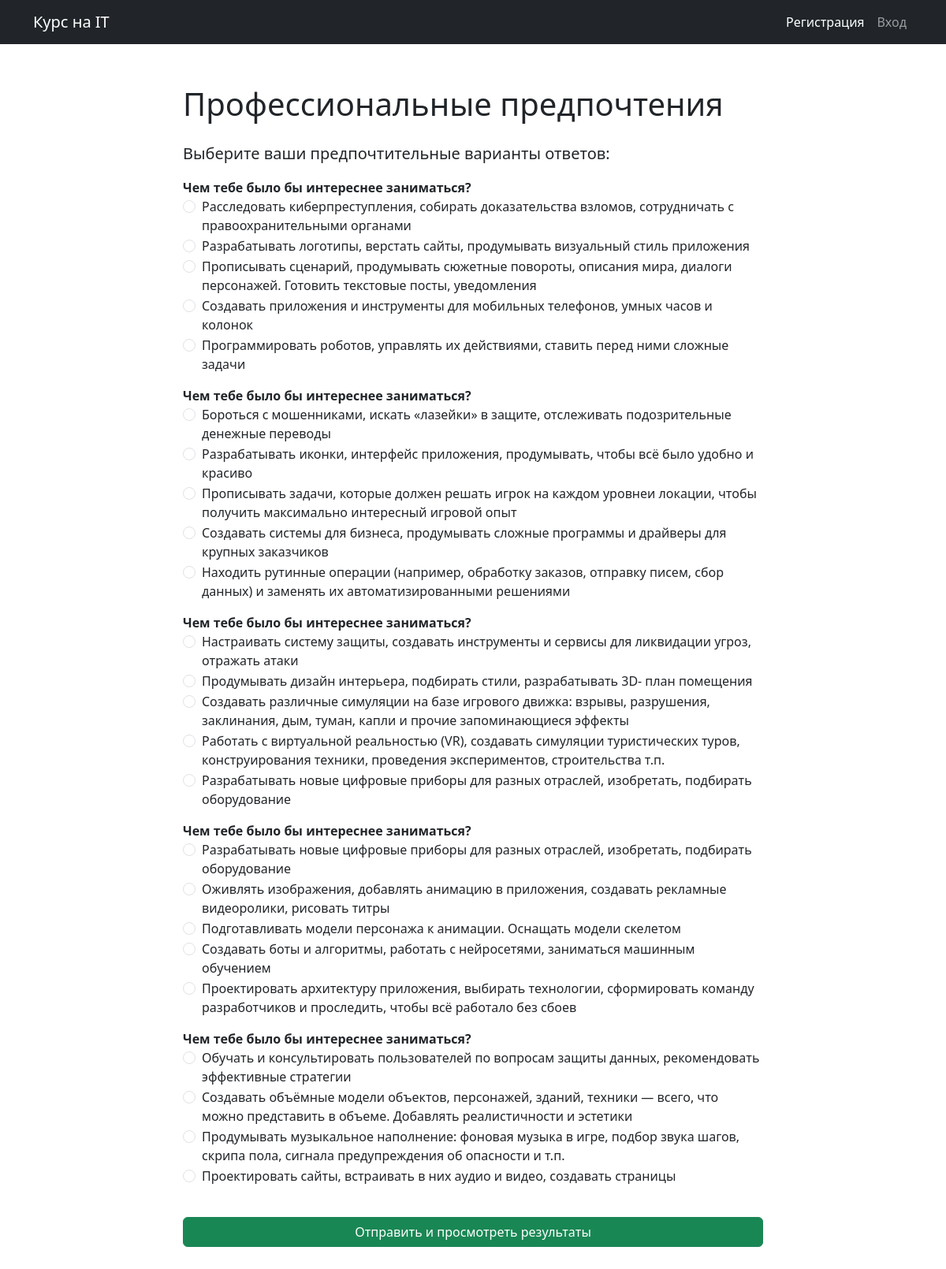
The page /block2/ (signed in) on the database as committed earlier.
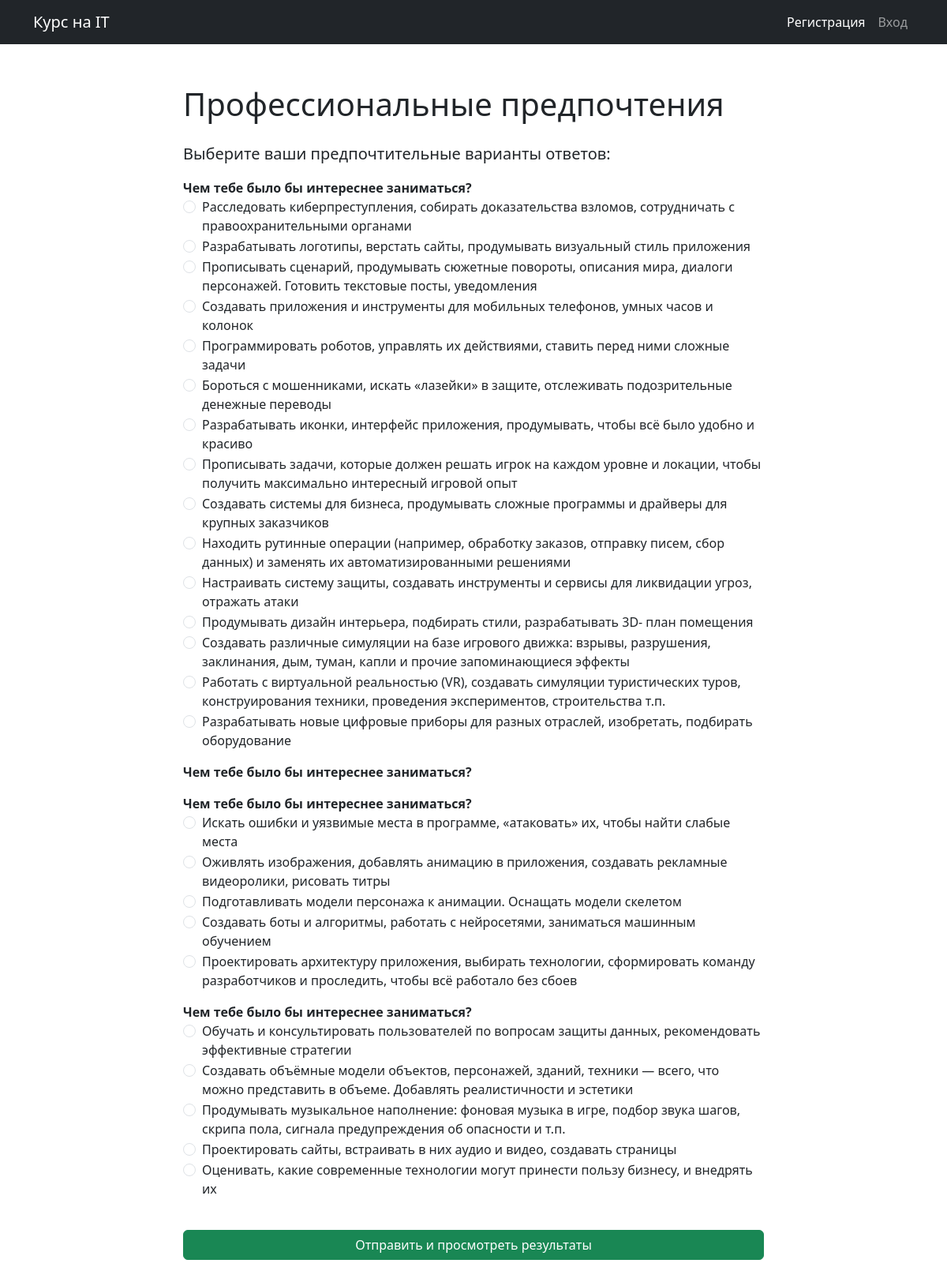
The same page on the database as committed later.
### primary_test/models.py (models this page shows, shortened)
class Question(models.Model):
    text = models.CharField(max_length=255, db_index=True)
    test_type = models.CharField(max_length=50, choices=TEST_TYPES)
    block = models.ForeignKey(Block, on_delete=models.CASCADE, default=1)
    options = models.ManyToManyField('AnswerOption', related_name='linked_questions')

class AnswerOption(models.Model):
    question = models.ForeignKey(Question, on_delete=models.CASCADE)
    option_text = models.CharField(max_length=255, verbose_name="Вариант ответа")
    is_correct = models.BooleanField(default=False, verbose_name="Правильный ответ?")

### primary_test/views.py (the view, shortened to what this page needs)
# urls.py: path('block2/', block2_test_view, name='block2_test'),
@login_required
def block2_test_view(request):
    block_obj = get_object_or_404(Block, number=2)  # Получаем объект второго блока
    session_key = f"saved_answers_{block_obj.number}_{request.user.id}"
    all_questions = list(Question.objects.filter(block=block_obj))
    saved_answers = request.session.get(session_key, {})
    prepared_questions = []
    for question in all_questions:
        options = []
        for option in question.answeroption_set.all():
            checked = str(saved_answers.get(str(question.id), '')) == str(option.id)
            options.append((option, checked))
        prepared_questions.append((question, options))
    context = {
        'prepared_questions': prepared_questions
    }
    return render(request, 'primary_test/block2_test.html', context)

### primary_test/templates/primary_test/block2_test.html (shortened to what this page needs)
{% extends 'base.html' %}
{% block content %}
<div class="row justify-content-md-center">
    <div class="col-lg-8 col-md-10">
        <h1 class="mb-4">Профессиональные предпочтения</h1>
        <p class="lead">Выберите ваши предпочтительные варианты ответов:</p>
        <form action="{% url 'primary_test:block2_test' %}" method="post">
            {% for question, options in prepared_questions %}
                <div class="mb-3">
                    <label class="fw-bold">{{ question.text }}</label>
                    <div class="radio-group">
                        {% for option, checked in options %}
                            <div class="form-check">
                                <input class="form-check-input" type="radio" name="question_{{ question.id }}" id="option_{{ option.id }}" value="{{ option.id }}" {% if checked %}checked{% endif %}>
                                <label class="form-check-label" for="option_{{ option.id }}">{{ option.option_text }}</label>
                            </div>
                        {% endfor %}
                    </div>
                </div>
            {% endfor %}
            <button type="submit" class="btn btn-success w-100 my-4">Отправить и просмотреть результаты</button>
        </form>
    </div>
</div>
{% endblock %}

Rows that differ between the two databases and show on the page:
no longer on this page (row edited): Question: text "Чем тебе было бы интереснее заниматься?", AnswerOption (id "☐ Настраивать систему защиты, со", option_text "Настраивать систему защиты, создавать инструменты и сервисы для ликвидации угроз, отражать атаки"), AnswerOption (id "☐ Продумывать дизайн интерьера,", option_text "Продумывать дизайн интерьера, подбирать стили, разрабатывать 3D- план помещения"), AnswerOption (id "☐ Создавать различные симуляции", option_text "Создавать различные симуляции на базе игрового движка: взрывы, разрушения, заклинания, дым, туман, капли и прочие запоминающиеся эффекты"), AnswerOption (id "☐ Работать с виртуальной реально", option_text "Работать с виртуальной реальностью (VR), создавать симуляции туристических туров, конструирования техники, проведения экспериментов, строительства т.п."), AnswerOption (id "☐ Разрабатывать новые цифровые п", option_text "Разрабатывать новые цифровые приборы для разных отраслей, изобретать, подбирать оборудование")
changed Question (number 1 of 4 on the later page): gains AnswerOption (id "☐ Бороться с мошенниками, искать", option_text "Бороться с мошенниками, искать «лазейки» в защите, отслеживать подозрительные денежные переводы"); gains AnswerOption (id "☐ Разрабатывать иконки, интерфей", option_text "Разрабатывать иконки, интерфейс приложения, продумывать, чтобы всё было удобно и красиво"); gains AnswerOption (id "☐ Прописывать задачи, которые до", option_text "Прописывать задачи, которые должен решать игрок на каждом уровне и локации, чтобы получить максимально интересный игровой опыт"); gains AnswerOption (id "☐ Создавать системы для бизнеса,", option_text "Создавать системы для бизнеса, продумывать сложные программы и драйверы для крупных заказчиков"); gains AnswerOption (id "☐ Находить рутинные операции (на", option_text "Находить рутинные операции (например, обработку заказов, отправку писем, сбор данных) и заменять их автоматизированными решениями"); gains AnswerOption (id "☐ Настраивать систему защиты, со", option_text "Настраивать систему защиты, создавать инструменты и сервисы для ликвидации угроз, отражать атаки"); gains AnswerOption (id "☐ Продумывать дизайн интерьера,", option_text "Продумывать дизайн интерьера, подбирать стили, разрабатывать 3D- план помещения"); gains AnswerOption (id "☐ Создавать различные симуляции", option_text "Создавать различные симуляции на базе игрового движка: взрывы, разрушения, заклинания, дым, туман, капли и прочие запоминающиеся эффекты"); gains AnswerOption (id "☐ Работать с виртуальной реально", option_text "Работать с виртуальной реальностью (VR), создавать симуляции туристических туров, конструирования техники, проведения экспериментов, строительства т.п."); gains AnswerOption (id "☐ Разрабатывать новые цифровые п", option_text "Разрабатывать новые цифровые приборы для разных отраслей, изобретать, подбирать оборудование")
changed Question (number 2 of 4 on the later page): loses AnswerOption (id "☐ Бороться с мошенниками, искать", option_text "Бороться с мошенниками, искать «лазейки» в защите, отслеживать подозрительные денежные переводы"); loses AnswerOption (id "☐ Разрабатывать иконки, интерфей", option_text "Разрабатывать иконки, интерфейс приложения, продумывать, чтобы всё было удобно и красиво"); loses AnswerOption (id "☐ Прописывать задачи, которые до", option_text "Прописывать задачи, которые должен решать игрок на каждом уровнеи локации, чтобы получить максимально интересный игровой опыт"); loses AnswerOption (id "☐ Создавать системы для бизнеса,", option_text "Создавать системы для бизнеса, продумывать сложные программы и драйверы для крупных заказчиков"); loses AnswerOption (id "☐ Находить рутинные операции (на", option_text "Находить рутинные операции (например, обработку заказов, отправку писем, сбор данных) и заменять их автоматизированными решениями")
changed AnswerOption: id "☐ Разрабатывать новые цифровые п" → "☐ Искать ошибки и уязвимые места"; option_text "Разрабатывать новые цифровые приборы для разных отраслей, изобретать, подбирать оборудование" → "Искать ошибки и уязвимые места в программе, «атаковать» их, чтобы найти слабые места"
added AnswerOption: id "☐ Оценивать, какие современные т", option_text "Оценивать, какие современные технологии могут принести пользу бизнесу, и внедрять их", shown under Question (number 4 of 4 on the later page)
